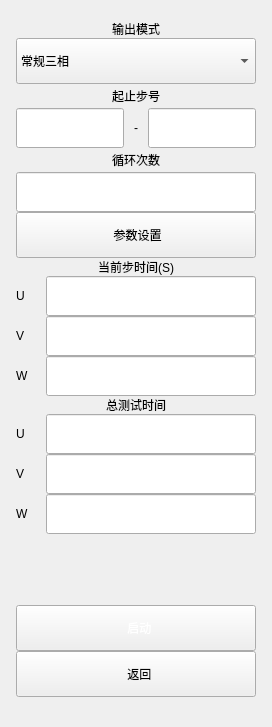
       <widget class="QWidget" name="stepPage">
        <layout class="QVBoxLayout" name="verticalLayout_6">
         <property name="spacing">
          <number>0</number>
         </property>
         <property name="leftMargin">
          <number>16</number>
         </property>
         <property name="topMargin">
          <number>20</number>
         </property>
         <property name="rightMargin">
          <number>16</number>
         </property>
         <property name="bottomMargin">
          <number>30</number>
         </property>
         <item>
          <widget class="QLabel" name="outputModeLab3">
           <property name="text">
            <string>输出模式</string>
           </property>
           <property name="alignment">
            <set>Qt::AlignCenter</set>
           </property>
          </widget>
         </item>
         <item>
          <widget class="QComboBox" name="outputModeCB3">
           <property name="minimumSize">
            <size>
             <width>0</width>
             <height>46</height>
            </size>
           </property>
           <property name="layoutDirection">
            <enum>Qt::LeftToRight</enum>
           </property>
           <property name="sizeAdjustPolicy">
            <enum>QComboBox::AdjustToMinimumContentsLengthWithIcon</enum>
           </property>
           <item>
            <property name="text">
             <string>常规三相</string>
            </property>
           </item>
           <item>
            <property name="text">
             <string>三相分立</string>
            </property>
           </item>
           <item>
            <property name="text">
             <string>三相不平衡</string>
            </property>
           </item>
           <item>
            <property name="text">
             <string>合并单相</string>
            </property>
           </item>
          </widget>
         </item>
         <item>
          <widget class="QLabel" name="stepNumLab3">
           <property name="minimumSize">
            <size>
             <width>0</width>
             <height>24</height>
            </size>
           </property>
           <property name="text">
            <string>起止步号</string>
           </property>
           <property name="alignment">
            <set>Qt::AlignCenter</set>
           </property>
          </widget>
         </item>
         <item>
          <widget class="QWidget" name="stopSteoNoLO3" native="true">
           <layout class="QHBoxLayout" name="stopSteoNoLO3x">
            <property name="spacing">
             <number>10</number>
            </property>
            <property name="leftMargin">
             <number>0</number>
            </property>
            <property name="topMargin">
             <number>0</number>
            </property>
            <property name="rightMargin">
             <number>0</number>
            </property>
            <property name="bottomMargin">
             <number>0</number>
            </property>
            <item>
             <widget class="QLineEdit" name="startStepNoLE3">
              <property name="minimumSize">
               <size>
                <width>0</width>
                <height>40</height>
               </size>
              </property>
              <property name="maximumSize">
               <size>
                <width>16777215</width>
                <height>16777215</height>
               </size>
              </property>
              <property name="text">
               <string notr="true"/>
              </property>
              <property name="alignment">
               <set>Qt::AlignCenter</set>
              </property>
              <property name="readOnly">
               <bool>true</bool>
              </property>
             </widget>
            </item>
            <item>
             <widget class="QLabel" name="label_8">
              <property name="text">
               <string notr="true">-</string>
              </property>
             </widget>
            </item>
            <item>
             <widget class="QLineEdit" name="stopStepNoLE3">
              <property name="minimumSize">
               <size>
                <width>0</width>
                <height>40</height>
               </size>
              </property>
              <property name="text">
               <string notr="true"/>
              </property>
              <property name="alignment">
               <set>Qt::AlignCenter</set>
              </property>
              <property name="readOnly">
               <bool>true</bool>
              </property>
             </widget>
            </item>
           </layout>
          </widget>
         </item>
         <item>
          <widget class="QLabel" name="cycleLab3">
           <property name="minimumSize">
            <size>
             <width>0</width>
             <height>24</height>
            </size>
           </property>
           <property name="text">
            <string>循环次数</string>
           </property>
           <property name="alignment">
            <set>Qt::AlignCenter</set>
           </property>
          </widget>
         </item>
         <item>
          <widget class="QLineEdit" name="cycleLE3">
           <property name="minimumSize">
            <size>
             <width>120</width>
             <height>40</height>
            </size>
           </property>
           <property name="maximumSize">
            <size>
             <width>16777215</width>
             <height>16777215</height>
            </size>
           </property>
           <property name="text">
            <string notr="true"/>
           </property>
           <property name="alignment">
            <set>Qt::AlignCenter</set>
           </property>
           <property name="readOnly">
            <bool>true</bool>
           </property>
          </widget>
         </item>
         <item>
          <widget class="QPushButton" name="setDataBtn3">
           <property name="minimumSize">
            <size>
             <width>0</width>
             <height>46</height>
            </size>
           </property>
           <property name="text">
            <string> 参数设置</string>
           </property>
           <property name="icon">
            <iconset resource="../res/res.qrc">
             <normaloff>:/png/main/icon_canshu.png</normaloff>:/png/main/icon_canshu.png</iconset>
           </property>
           <property name="iconSize">
            <size>
             <width>20</width>
             <height>20</height>
            </size>
           </property>
          </widget>
         </item>
         <item>
          <widget class="QLabel" name="singleStepTimeLab3">
           <property name="text">
            <string>当前步时间(S)</string>
           </property>
           <property name="alignment">
            <set>Qt::AlignCenter</set>
           </property>
          </widget>
         </item>
         <item>
          <widget class="QWidget" name="singleStepTimeLOU3" native="true">
           <layout class="QHBoxLayout" name="singleStepTimeLOU3x">
            <property name="spacing">
             <number>10</number>
            </property>
            <property name="leftMargin">
             <number>0</number>
            </property>
            <property name="topMargin">
             <number>0</number>
            </property>
            <property name="rightMargin">
             <number>0</number>
            </property>
            <property name="bottomMargin">
             <number>0</number>
            </property>
            <item>
             <widget class="QLabel" name="singleStepTimeLabU3">
              <property name="minimumSize">
               <size>
                <width>20</width>
                <height>0</height>
               </size>
              </property>
              <property name="text">
               <string notr="true">U</string>
              </property>
             </widget>
            </item>
            <item>
             <widget class="QLineEdit" name="singleStepTimeLEU3">
              <property name="minimumSize">
               <size>
                <width>0</width>
                <height>40</height>
               </size>
              </property>
              <property name="maximumSize">
               <size>
                <width>16777215</width>
                <height>16777215</height>
               </size>
              </property>
              <property name="text">
               <string notr="true"/>
              </property>
              <property name="alignment">
               <set>Qt::AlignCenter</set>
              </property>
              <property name="readOnly">
               <bool>true</bool>
              </property>
             </widget>
            </item>
           </layout>
          </widget>
         </item>
         <item>
          <widget class="QWidget" name="singleStepTimeLOV3" native="true">
           <layout class="QHBoxLayout" name="singleStepTimeLOV3x">
            <property name="spacing">
             <number>10</number>
            </property>
            <property name="leftMargin">
             <number>0</number>
            </property>
            <property name="topMargin">
             <number>0</number>
            </property>
            <property name="rightMargin">
             <number>0</number>
            </property>
            <property name="bottomMargin">
             <number>0</number>
            </property>
            <item>
             <widget class="QLabel" name="singleStepTimeLabV3">
              <property name="minimumSize">
               <size>
                <width>20</width>
                <height>0</height>
               </size>
              </property>
              <property name="text">
               <string notr="true">V</string>
              </property>
             </widget>
            </item>
            <item>
             <widget class="QLineEdit" name="singleStepTimeLEV3">
              <property name="minimumSize">
               <size>
                <width>0</width>
                <height>40</height>
               </size>
              </property>
              <property name="maximumSize">
               <size>
                <width>16777215</width>
                <height>16777215</height>
               </size>
              </property>
              <property name="text">
               <string notr="true"/>
              </property>
              <property name="alignment">
               <set>Qt::AlignCenter</set>
              </property>
              <property name="readOnly">
               <bool>true</bool>
              </property>
             </widget>
            </item>
           </layout>
          </widget>
         </item>
         <item>
          <widget class="QWidget" name="singleStepTimeLOW3" native="true">
           <layout class="QHBoxLayout" name="singleStepTimeLOW3x">
            <property name="spacing">
             <number>10</number>
            </property>
            <property name="leftMargin">
             <number>0</number>
            </property>
            <property name="topMargin">
             <number>0</number>
            </property>
            <property name="rightMargin">
             <number>0</number>
            </property>
            <property name="bottomMargin">
             <number>0</number>
            </property>
            <item>
             <widget class="QLabel" name="singleStepTimeLabW3">
              <property name="minimumSize">
               <size>
                <width>20</width>
                <height>0</height>
               </size>
              </property>
              <property name="text">
               <string notr="true">W</string>
              </property>
             </widget>
            </item>
            <item>
             <widget class="QLineEdit" name="singleStepTimeLEW3">
              <property name="minimumSize">
               <size>
                <width>0</width>
                <height>40</height>
               </size>
              </property>
              <property name="maximumSize">
               <size>
                <width>16777215</width>
                <height>16777215</height>
               </size>
              </property>
              <property name="text">
               <string notr="true"/>
              </property>
              <property name="alignment">
               <set>Qt::AlignCenter</set>
              </property>
              <property name="readOnly">
               <bool>true</bool>
              </property>
             </widget>
            </item>
           </layout>
          </widget>
         </item>
         <item>
          <widget class="QLabel" name="totalTimeLab3">
           <property name="text">
            <string>总测试时间</string>
           </property>
           <property name="alignment">
            <set>Qt::AlignCenter</set>
           </property>
          </widget>
         </item>
         <item>
          <widget class="QWidget" name="totalTimeLOU3" native="true">
           <layout class="QHBoxLayout" name="totalTimeLOU3x">
            <property name="spacing">
             <number>10</number>
            </property>
            <property name="leftMargin">
             <number>0</number>
            </property>
            <property name="topMargin">
             <number>0</number>
            </property>
            <property name="rightMargin">
             <number>0</number>
            </property>
            <property name="bottomMargin">
             <number>0</number>
            </property>
            <item>
             <widget class="QLabel" name="totalTimeLabU3">
              <property name="minimumSize">
               <size>
                <width>20</width>
                <height>0</height>
               </size>
              </property>
              <property name="text">
               <string notr="true">U</string>
              </property>
             </widget>
            </item>
            <item>
             <widget class="QLineEdit" name="totalTimeLEU3">
              <property name="minimumSize">
               <size>
                <width>0</width>
                <height>40</height>
               </size>
              </property>
              <property name="maximumSize">
               <size>
                <width>16777215</width>
                <height>16777215</height>
               </size>
              </property>
              <property name="text">
               <string notr="true"/>
              </property>
              <property name="alignment">
               <set>Qt::AlignCenter</set>
              </property>
              <property name="readOnly">
               <bool>true</bool>
              </property>
             </widget>
            </item>
           </layout>
          </widget>
         </item>
         <item>
          <widget class="QWidget" name="totalTimeLOV3" native="true">
           <layout class="QHBoxLayout" name="totalTimeLOV3x">
            <property name="spacing">
             <number>10</number>
            </property>
            <property name="leftMargin">
             <number>0</number>
            </property>
            <property name="topMargin">
             <number>0</number>
            </property>
            <property name="rightMargin">
             <number>0</number>
            </property>
            <property name="bottomMargin">
             <number>0</number>
            </property>
            <item>
             <widget class="QLabel" name="totalTimeLabV3">
              <property name="minimumSize">
               <size>
                <width>20</width>
                <height>0</height>
               </size>
              </property>
              <property name="text">
               <string notr="true">V</string>
              </property>
             </widget>
            </item>
            <item>
             <widget class="QLineEdit" name="totalTimeLEV3">
              <property name="minimumSize">
               <size>
                <width>0</width>
                <height>40</height>
               </size>
              </property>
              <property name="maximumSize">
               <size>
                <width>16777215</width>
                <height>16777215</height>
               </size>
              </property>
              <property name="text">
               <string notr="true"/>
              </property>
              <property name="alignment">
               <set>Qt::AlignCenter</set>
              </property>
              <property name="readOnly">
               <bool>true</bool>
              </property>
             </widget>
            </item>
           </layout>
          </widget>
         </item>
         <item>
          <widget class="QWidget" name="totalTimeLOW3" native="true">
           <layout class="QHBoxLayout" name="totalTimeLOW3x">
            <property name="spacing">
             <number>10</number>
            </property>
            <property name="leftMargin">
             <number>0</number>
            </property>
            <property name="topMargin">
             <number>0</number>
            </property>
            <property name="rightMargin">
             <number>0</number>
            </property>
            <property name="bottomMargin">
             <number>0</number>
            </property>
            <item>
             <widget class="QLabel" name="totalTimeLabW3">
              <property name="minimumSize">
               <size>
                <width>20</width>
                <height>0</height>
               </size>
              </property>
              <property name="text">
               <string notr="true">W</string>
              </property>
             </widget>
            </item>
            <item>
             <widget class="QLineEdit" name="totalTimeLEW3">
              <property name="minimumSize">
               <size>
                <width>0</width>
                <height>40</height>
               </size>
              </property>
              <property name="maximumSize">
               <size>
                <width>16777215</width>
                <height>16777215</height>
               </size>
              </property>
              <property name="text">
               <string notr="true"/>
              </property>
              <property name="alignment">
               <set>Qt::AlignCenter</set>
              </property>
              <property name="readOnly">
               <bool>true</bool>
              </property>
             </widget>
            </item>
           </layout>
          </widget>
         </item>
         <item>
          <spacer name="verticalSpacer_3">
           <property name="orientation">
            <enum>Qt::Vertical</enum>
           </property>
           <property name="sizeHint" stdset="0">
            <size>
             <width>20</width>
             <height>71</height>
            </size>
           </property>
          </spacer>
         </item>
         <item>
          <widget class="QPushButton" name="startBtn3">
           <property name="minimumSize">
            <size>
             <width>0</width>
             <height>46</height>
            </size>
           </property>
           <property name="styleSheet">
            <string notr="true">color: rgb(255, 255, 255);</string>
           </property>
           <property name="text">
            <string>  启动</string>
           </property>
           <property name="icon">
            <iconset resource="../res/res.qrc">
             <normaloff>:/png/main/icon_start_selected.png</normaloff>:/png/main/icon_start_selected.png</iconset>
           </property>
           <property name="iconSize">
            <size>
             <width>20</width>
             <height>20</height>
            </size>
           </property>
           <property name="checkable">
            <bool>true</bool>
           </property>
          </widget>
         </item>
         <item>
          <widget class="QPushButton" name="backBtn3">
           <property name="minimumSize">
            <size>
             <width>0</width>
             <height>46</height>
            </size>
           </property>
           <property name="text">
            <string>  返回</string>
           </property>
           <property name="icon">
            <iconset resource="../res/res.qrc">
             <normaloff>:/png/main/icon_back.png</normaloff>:/png/main/icon_back.png</iconset>
           </property>
           <property name="iconSize">
            <size>
             <width>20</width>
             <height>20</height>
            </size>
           </property>
          </widget>
         </item>
        </layout>
       </widget>
